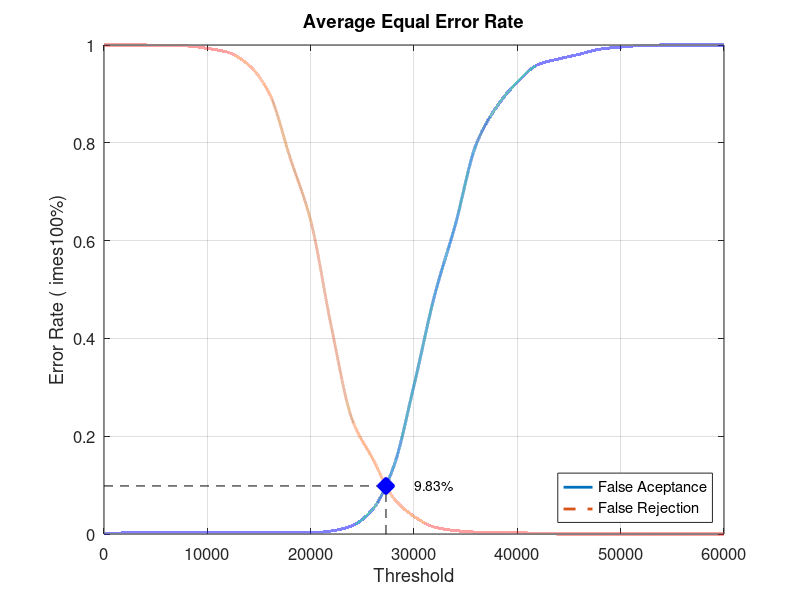
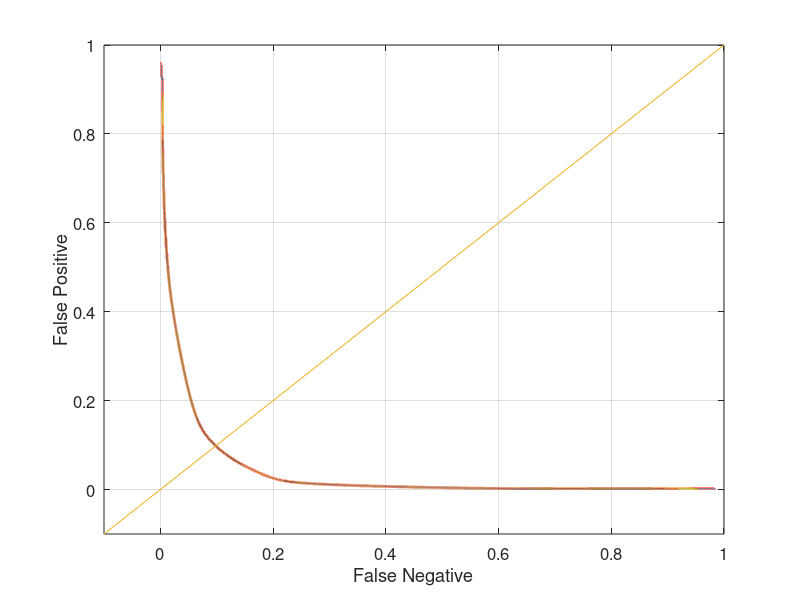

Write MATLAB code to recreate these figures, in order.
close all;
clear;
clc;
x = 0:2000:60000;
xq = 0:0.5:60000;

y0 = [0 0.00210526 0.00210526 0.00210526 0.00210526 0.00210526 0.00210526 0.00210526 0.00210526 0.00210526 0.00210526 0.00631579 0.0168421 0.0505263 0.135789 0.304211 0.488421 0.632632 0.795789 0.873684 0.924211 0.96 0.971579 0.981053 0.991579 0.99579 0.998947 1 1 1 1]
yy0 = interp1(x, y0, xq, 'pchip');
y1 = [1 1 1 0.998 0.998 0.993 0.985 0.959 0.901 0.77 0.641 0.424 0.235 0.154 0.074 0.036 0.014 0.007 0.004 0.004 0.003 0.001 0 0 0 0 0 0 0 0 0]
yy1 = interp1(x, y1, xq, 'pchip');

% Calculating EER: 
y2 = abs(y0 - y1);
find(y2 == min(y2))
yy2 = abs(yy0 - yy1);
xEER = find(yy2 == min(yy2));
xEERIndex = xq(xEER) % X-axis EER
yEER = yy0(xEER) % Y-axis EER

main = figure
plot(xq, yy0,'-','LineWidth', 2);	hold on
plot(xq, yy1,'--','LineWidth', 2);	hold on
plot([xEERIndex xEERIndex], [0 yEER], 'k--');	hold on
plot([0 xEERIndex], [yEER yEER], 'k--');	hold on
plot(xEERIndex, yEER, 'bx', 'LineWidth', 10);	hold on
text(xEERIndex + 10 * xEERIndex / 100, yEER, [num2str(round((10000 * yEER)) / 100) '%'])
legend('False Aceptance', 'False Rejection', 'Location', 'SouthEast')
xlabel('Threshold')
ylabel('Error Rate (	imes100%)')
title('Average Equal Error Rate')
set(gca, 'FontSize', 12)
axis([0 60000 0 1])
grid on

print(main, 'Database1AverageMain', '-dpng');
FNRxFPR = figure('Color', [1 1 1]);
plot(yy1, yy0, '-', yy1, yy0, 'LineWidth', 2);
hold on
y = -0.1:0.1:1
plot(y, y); 
set(gca, 'FontSize', 12)
xlabel('False Negative')
ylabel('False Positive')
axis([-0.1 1 -0.1 1])
set(gca, 'FontSize', 12)
grid on

print(FNRxFPR, 'Database1AverageFNRxFPR','-dpng');
